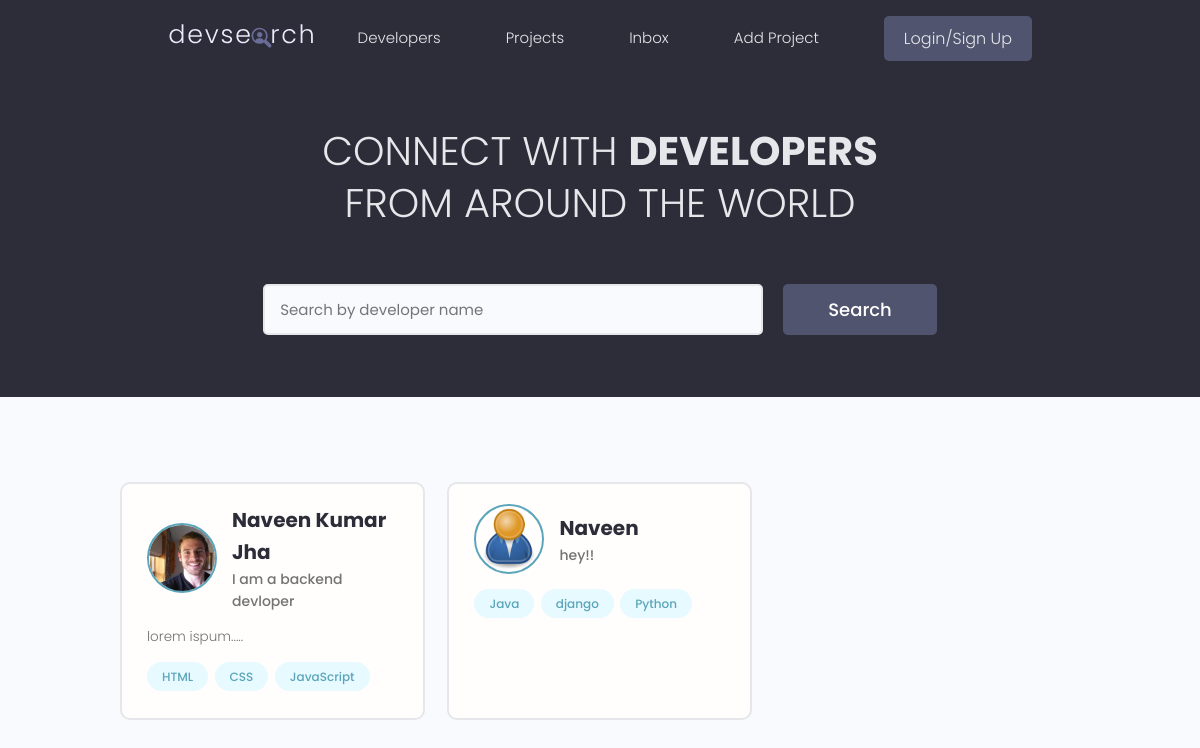
The app's page /, older data.
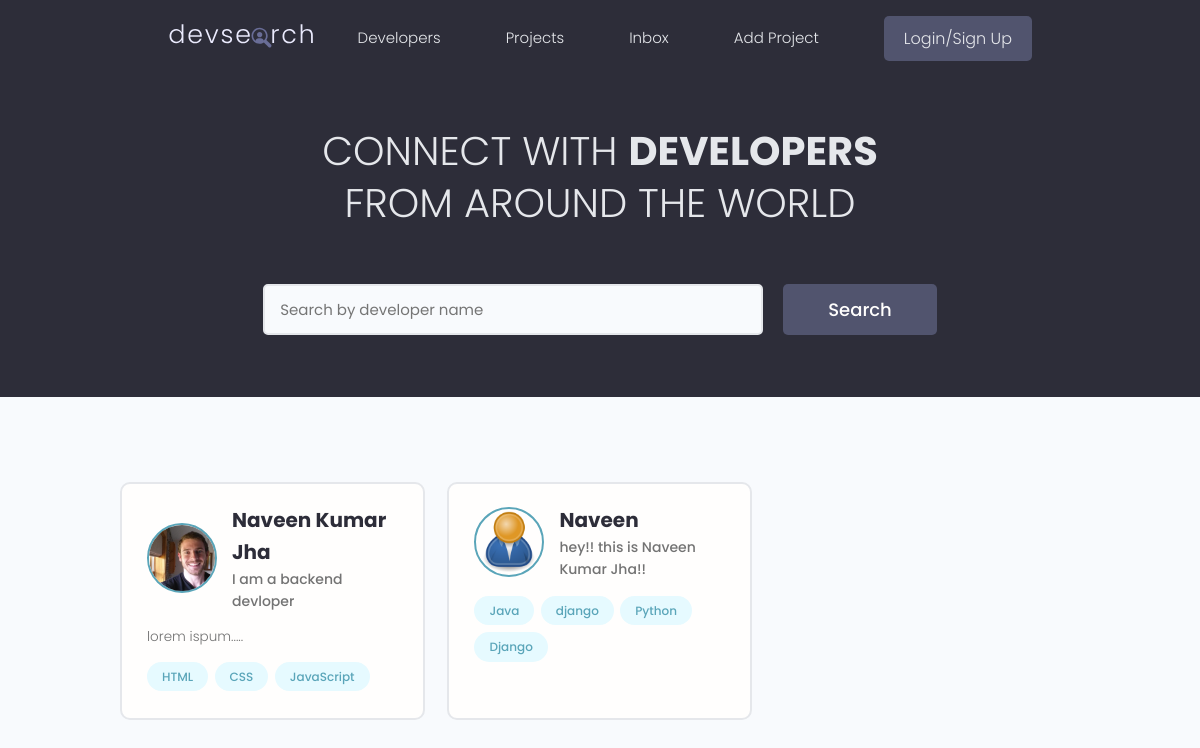
The same page, newer data.
### users/models.py (models this page shows, shortened)
class Profile(models.Model):
   user = models.OneToOneField(User, on_delete=models.CASCADE, null=True, blank=True)
   name= models.CharField(max_length=200, blank=True, null=True)
   email = models.EmailField(max_length=200, blank=True, null=True)
   username = models.CharField(max_length=200, blank=True, null=True)
   location = models.CharField(max_length=200, blank=True, null=True)
   short_intro = models.CharField(max_length=200, blank=True, null=True)
   bio = models.TextField(max_length=500, blank=True, null=True)
   profile_image = models.ImageField(null=True, blank=True, default='profiles/user-default.png', upload_to='profiles/')
   created = models.DateTimeField(auto_now_add = True)
   id = models.UUIDField(default=uuid.uuid4, unique=True, primary_key=True, editable=False)
   social_github = models.CharField(max_length=200, blank=True, null=True)
   social_twitter = models.CharField(max_length=200, blank=True, null=True)
   social_linkedin = models.CharField(max_length=200, blank=True, null=True)
   social_website = models.CharField(max_length=200, blank=True, null=True)

class Skill(models.Model):
   owner = models.ForeignKey(Profile, on_delete=models.CASCADE, null=True, blank=True)
   name = models.CharField(max_length=200, blank=True, null=True)
   description = models.TextField(null=True, blank=True)
   created = models.DateTimeField(auto_now_add=True)
   id = models.UUIDField(default=uuid.uuid4, unique=True, primary_key= True, editable=False)
   def __str__(self):
      return str(self.name)

### users/views.py (the view)
# urls.py: path('', views.profiles, name="profilies"),
def profiles(request):
   profiles = Profile.objects.all()
   context = {'profiles': profiles}
   return render(request, 'users/profiles.html', context)

### users/templates/users/profiles.html (shortened to what this page needs)
{% extends 'main.html' %}
{% block content %}
<main class="home">
   <section class="hero-section text-center">
     <div class="container container--narrow">
       <div class="hero-section__box">
         <h2>CONNECT WITH <span>DEVELOPERS</span></h2>
         <h2>FROM AROUND THE WORLD</h2>
       </div>
       <div class="hero-section__search">
         <form class="form" action="#" method="get">
           <div class="form__field">
             <input class="input input--text" id="formInput#search" type="text" name="text"
               placeholder="Search by developer name" />
           </div>
           <input class="btn btn--sub btn--lg" type="submit" value="Search" />
         </form>
       </div>
     </div>
   </section>
   <section class="devlist">
     <div class="container">
       <div class="grid grid--three">
         {% for profile in profiles %}
         <div class="column card">
           <div class="dev">
             <a href="{% url 'user-profile' profile.id %}" class="card__body">
               <div class="dev__profile">
                 <img class="avatar avatar--md" src="{{ profile.profile_image.url}}" alt="image" />
                 <div class="dev__meta">
                   <h3>{{profile.name}}</h3>
                   <h5>{{profile.short_intro|slice:"50"}}</h5>
                 </div>
               </div>
               <p class="dev__info">
                 {{profile.bio|slice:"150"}}
               </p>
               <div class="dev__skills">
                  {% for skill in profile.skill_set.all|slice:"5" %}
                 <span class="tag tag--pill tag--main">
                   <small>{{skill}}</small>
                 </span>
                 {% endfor %}
               </div>
             </a>
           </div>
         </div>
         {% endfor %}
       </div>
     </div>
   </section>
 </main>
{% endblock content %}

Row changes from the older to the newer data that the page shows:
changed Profile "Naveen": short_intro "hey!!" → "hey!! this is Naveen Kumar Jha!!"
added Skill: name "Django", shown under Profile "Naveen"
